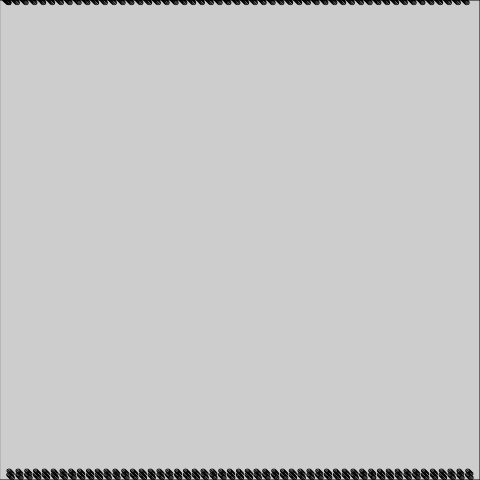
Frame 1 (no input)
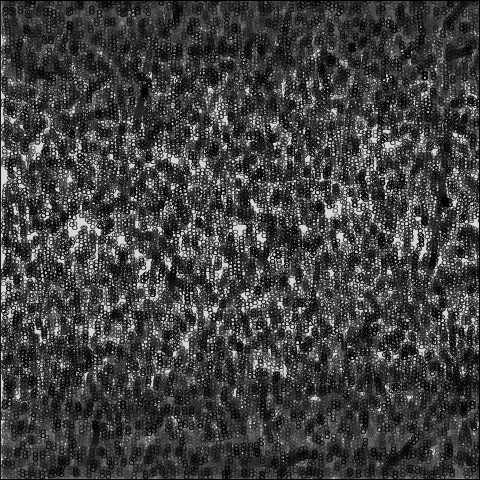
Frame 60 (no input)
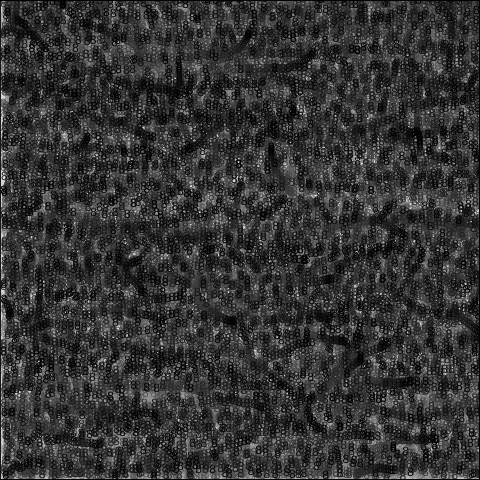
Frame 120 (the mouse pressed at the canvas centre since frame 60)

The p5.js sketch that drew these frames (run headless with seeded random() and noise() and a simulated clock; from frame 60 on, the mouse is pressed at the canvas centre):

// p5.js sketch
// ── sketch.js
// https://editor.p5js.org/jht9629-nyu/sketches/068bK9gUm
// matt-parker-10_14-Wormies
// https://github.com/madparker/-p5t/blob/main/%23p5t/ArtSketch/10_14_2020/Wormies/Wormies.pde
// #p5t/ArtSketch/10_14_2020/Wormies/Wormies.pde

class P {
  constructor() {
    this.x = 0;
    this.y = 0;
    this.u = i % 9;
    this.s = i;
  }

  d() {
    for (const o of p)
      if (dist(o.x, o.y, this.x, this.y) < 9) {
        this.s += (this.x - o.x) / 9;
        this.u += (this.y - o.y) / 9;
      }
    this.s *= 0.98;
    this.u *= 0.98;
    this.x += this.s + c;
    this.y += this.u + c;
    text(8, (this.x %= c), (this.y %= c));
  }
}

let i = 0,
  c = 480;
let p = new Array(c);

function setup() {
  createCanvas(480, 480); // frame.setSize(480, 480) in draw()
  background(204); // Processing default background
}

function draw() {
  fill(255, 3); // fill(-1, 3)
  square(0, 0, c);
  fill(0);
  while (i < c) p[i++] = new P();
  for (const o of p) o.d();
}

// ---- Original Processing source: #p5t/ArtSketch/10_14_2020/Wormies/Wormies.pde
/*
class P{float x,y,u=i%9,s=i;void d(){for(P o:p)if(dist(o.x,o.y,x,y)<9){s+=(x-o.x)/9;u+=(y-o.y)/9;}s*=.98;u*=.98;x+=s+c;y+=u+c;text(8,x%=c,y%=c);}};int i,c=480;P[] p=new P[c];void draw(){frame.setSize(c,c);fill(-1,3);square(0,0,c);fill(0);while(i<c)p[i++]=new P();for(P o:p)o.d();}
*/
